Frame 1 (no input): blank canvas, image omitted
Frame 60 (no input): blank canvas, image omitted
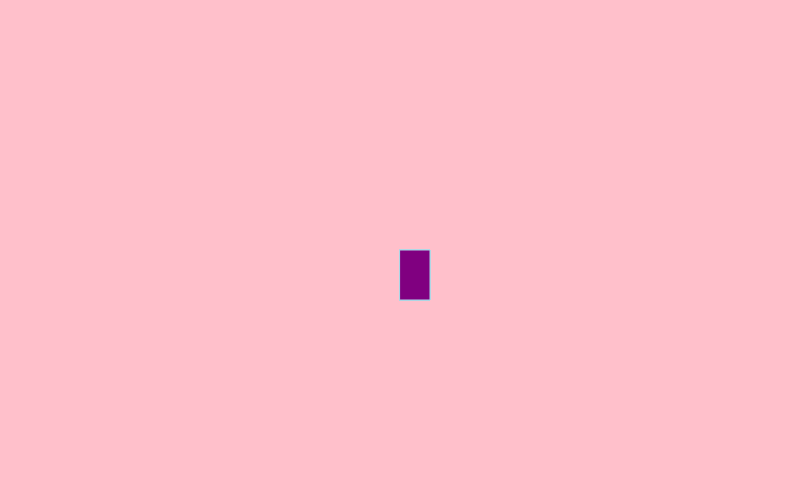
Frame 120 (the mouse pressed at the canvas centre since frame 60)

The p5.js sketch whose frames 1 and 60 were blank and that drew this single picture after the mouse press (run headless with seeded random() and noise() and a simulated clock; from frame 60 on, the mouse is pressed at the canvas centre):

// p5.js sketch
// ── sketch.js
function setup() {
  createCanvas(800, 500);
   background("pink");
}

function draw() {
  fill("purple");
  stroke("lightblue");
  if (mouseIsPressed){
  rect(mouseX, mouseY, 30, 50);
  }
} 

// ── sketc.js
function setup() {
  createCanvas(800, 500);
   background("pink");
}

function draw() {
  fill("purple");
  stroke("lightblue");
  if (mouseIsPressed);
  rect(mouseX, mouseY, 30, 30, 50);
} 
